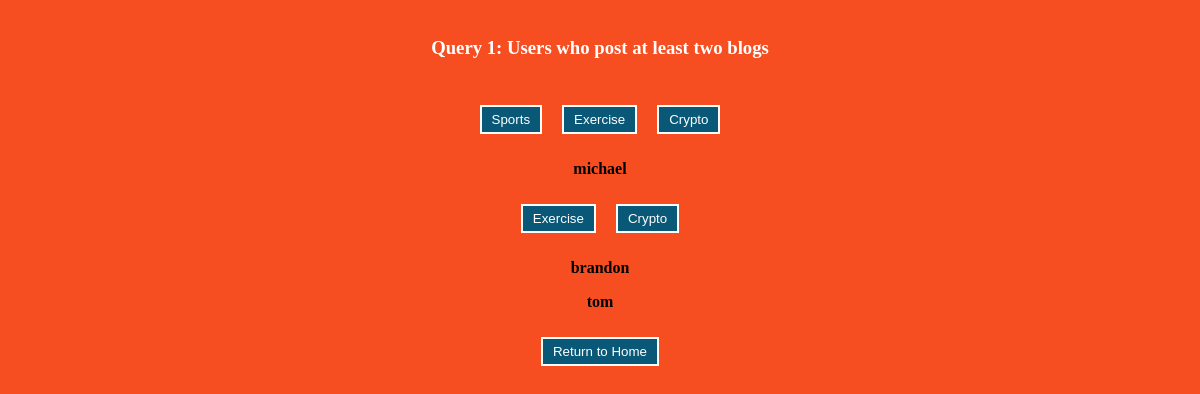
/queries/Query1.php, run on the app's committed database.
### tables this page shows
CREATE TABLE BlogTags (
    `blog_id` INT DEFAULT NULL,
    CONSTRAINT `blog_id_fk_1` FOREIGN KEY (`blog_id`) REFERENCES `blog` (`blog_id`) ON DELETE SET NULL,
    `tag_id` INT DEFAULT NULL,
    CONSTRAINT `tag_id_fk` FOREIGN KEY (`tag_id`) REFERENCES `tags` (`tag_id`) ON DELETE SET NULL
);

CREATE TABLE tags (
    `tag_id` INT NOT NULL AUTO_INCREMENT PRIMARY KEY,
    `tag_name` varchar(50) NOT NULL
);

CREATE TABLE users (
    `user_id` INT NOT NULL AUTO_INCREMENT PRIMARY KEY,
    `username` varchar(20) NOT NULL,
    `password` varchar(20) NOT NULL,
    `firstName` varchar(50) DEFAULT NULL,
    `lastName` varchar(50) DEFAULT NULL,
    `email` varchar(100) UNIQUE
);

### queries/Query1.php (the view, shortened to what this page needs)
<html>
    <head>
    </head>
    <body>
        <div class="container">
            <br>
            <h3 style="color: white;">Query 1: Users who post at least two blogs</h3>
            <br>
            <?php
                include("../Config.php");
                $query01 = "SELECT user_id FROM blog GROUP BY user_id HAVING COUNT(user_id) > 1";
                $result01 = mysqli_query($db, $query01);
                foreach($result01 as $p0) {
                   $user_id0 = $p0['user_id'];
                   $tags = "SELECT blog_id FROM blog WHERE user_id = $user_id0";
                   $tagsQuery = mysqli_query($db, $tags);
                   foreach($tagsQuery as $p1) {
                    $blog_id0 = $p1['blog_id'];
                    $res = "SELECT tag_id FROM BlogTags WHERE blog_id = $blog_id0";
                    $resQuery = mysqli_query($db, $res);
                    foreach($resQuery as $p2) {
                        $tag_id0 = $p2['tag_id'];
                        $tagName = "SELECT tag_name FROM tags WHERE tag_id = $tag_id0";
                        $tagQuery2 = mysqli_query($db, $tagName);
                        $tagName2 = $tagQuery2->fetch_array()[0] ?? '';
                        echo '<button>' . $tagName2 . '</button>';
                    }
                   }
                   $userQuery = "SELECT username FROM users WHERE user_id = $user_id0";
                   $result02 = mysqli_query($db, $userQuery);
                   $username_from_blog = $result02->fetch_array()[0] ?? '';
                   echo '<p><strong>' . $username_from_blog . '</strong></p>';
                }
            ?>
            <a href="../welcome.php">
                <button>Return to Home</button>
            </a>
        </div>
    </body>
</html>

### queries/Query1.php (style rules this page uses)
:root { --blue: #095877; --orange: #f64e20; }
body { margin: 0 auto; background-color: var(--orange); text-align: center; }
button { background-color: var(--blue); margin: 10px; padding: 5px 10px; border: 2px solid white; color: white; }

### data on the page
blogtags: tag.tag_name "Sports"
blogtags: tag.tag_name "Exercise"
blogtags: tag.tag_name "Crypto"
users: username "michael"
users: username "brandon"
users: username "tom"
